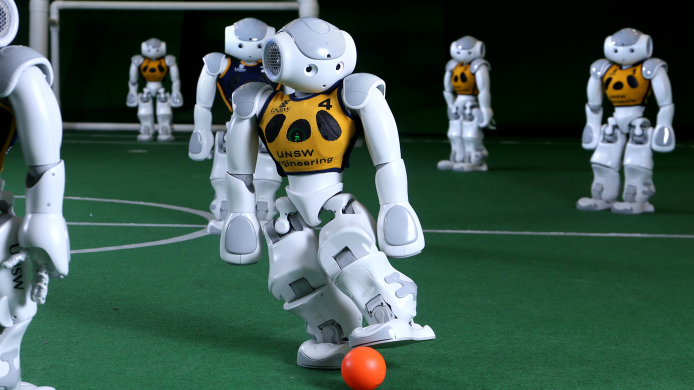
//> input picture Lab 3/Robocup.jpg, 1387 x 780 px (shown at 1/2 size)
$ ./Task5 Robocup.jpg   (built with g++ and OpenCV 4)
//> lines starting //> are read from the running program, lines starting //| are printed output that depends on the picture; after the words box and inside, x2 and y2 are one past the last pixel; in counts of white or black regions, pixels touching at a corner belong together
// #include <opencv2/highgui/highgui.hpp>
#include <opencv2/highgui.hpp>
#include <opencv2/imgproc.hpp> // For the cvtColor function
#include <iostream>

// Struct needed in the means_values function
struct means_values{
    int B;
    int G;
    int R;
};

// The signature is a std way according to OpenCv library
void MouseCallback_T(int event, int x, int y, int flags, void *userdata);

// NOTE that this function is implemented differently from the other tasks program
means_values mean_calc(cv::Mat *ptr_img, int x , int y); // The function entirely do the calculation of the mean in the neighborhood
// Note also this one is modified in order to manage the threshold on the different HSV channel
cv::Mat mask(cv::Mat *ptr, int B, int G, int R); // Treshold that set 0 or 255 to the input image
cv::Mat mask2(cv::Mat img, const cv::Mat &init_img); // Mask that set to the original value of the inp. img if 255 or (92, 37, 201) otherwise


int main(int argc, char **argv){

    cv::Mat img = cv::imread(argv[1]);
//> img is the input picture: 780 rows x 1387 cols, CV_8UC3; mean B, G, R 82.7, 92.1, 67.9

    //Task4-5 (since we are basically exapanding the previous one)
    cv::Mat hsv_img;
    cv::cvtColor(img, hsv_img, cv::COLOR_BGR2HSV);
//> hsv_img: 780 rows x 1387 cols, CV_8UC3; mean H, S, V 77.6, 131.2, 99.5

    cv::namedWindow("Segment T-shirt HSV");

    cv::namedWindow("Applying Threshold");
    cv::namedWindow("Applying Threshold 2");

    cv::setMouseCallback("Segment T-shirt HSV",MouseCallback_T, &hsv_img);

    cv::imshow("Segment T-shirt HSV", hsv_img);
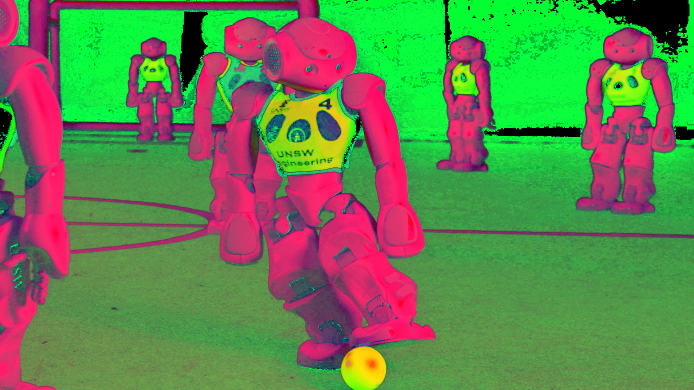
//> window 'Segment T-shirt HSV': 780 rows x 1387 cols, CV_8UC3 (shown at 1/2 size); mean B, G, R 77.6, 131.2, 99.5
    cv::waitKey(0);
//> the left mouse button is pressed and released at (693, 390)


    return 0;
}


void MouseCallback_T(int event, int x, int y, int flags, void *userdata){
    if(event == cv::EVENT_LBUTTONDOWN){

        cv::Mat *ptr_img = (cv::Mat *)(userdata); // could hind errors but is more coincice cast

        means_values means = mean_calc(ptr_img, x, y);
        std::cout << " Mean_B: " << means.B
                  << " Mean_G: " << means.G
                  << " Mean_R: " << means.R << "\n\n";

        cv::Mat t_img = mask(ptr_img,means.B, means.G, means.R);
        cv::imshow("Applying Threshold",t_img);

        cv::Mat t2_img =  mask2(t_img, *ptr_img);
        cv::Mat t2_img_rev;
        cv::cvtColor(t2_img, t2_img_rev, cv::COLOR_HSV2BGR);
        cv::imshow("Applying Threshold 2",t2_img_rev);

    }
}


// Mask function (Task 3)
cv::Mat mask(cv::Mat *ptr, int B, int G, int R){

    // Cration of an object that is the clone of the object pointed by the pointer
    cv::Mat m = ptr->clone();
    int T = 8;

    for (int i = 0; i < ptr->rows; i++){
        for (int j = 0; j < ptr->cols; j++){
            // | pixel(B\G\R) - mean (B\G\R) | <= T
            if (std::abs(m.at<cv::Vec3b>(i, j)[0] - B) <= T && std::abs(m.at<cv::Vec3b>(i, j)[1] - G) <= T*10
                && std::abs(m.at<cv::Vec3b>(i, j)[2] - R) <= T*15){
                // Set to white
                m.at<cv::Vec3b>(i, j)[0] = 255;
                m.at<cv::Vec3b>(i, j)[1] = 255;
                m.at<cv::Vec3b>(i, j)[2] = 255;
            }else{
                // Set to black
                m.at<cv::Vec3b>(i, j)[0] = 0;
                m.at<cv::Vec3b>(i, j)[1] = 0;
                m.at<cv::Vec3b>(i, j)[2] = 0;
            }
        }
    }
    return m;
}

// Mask2 (Task5)
cv::Mat mask2(cv::Mat img, const cv::Mat &init_img){
    // Here we don't need to clone nothing sice in the signature of the function we have already
    // done a copy of the image in which we have applied the first threshold

        for (int i = 0; i < img.rows; i++){
            for (int j = 0; j< img.cols; j++){
                // If the pixel image is white set this fixed value assigned as request from task5a (92,37,201)
                if(img.at<cv::Vec3b>(i,j)[0] == 255 && img.at<cv::Vec3b>(i,j)[1] == 255 && img.at<cv::Vec3b>(i,j)[2] == 255){

                    img.at<cv::Vec3b>(i,j)[0] = 92;
                    img.at<cv::Vec3b>(i,j)[1] = 37;
                    img.at<cv::Vec3b>(i,j)[2] = 201;
                }else{
                    img.at<cv::Vec3b>(i,j)[0] = init_img.at<cv::Vec3b>(i,j)[0];
                    img.at<cv::Vec3b>(i,j)[1] = init_img.at<cv::Vec3b>(i,j)[1];
                    img.at<cv::Vec3b>(i,j)[2] = init_img.at<cv::Vec3b>(i,j)[2];
                }
            }

        }
    return img;
}

// Mean calculator (Task 2)
means_values mean_calc(cv::Mat *ptr_img, int x , int y){
//> called with x = 693, y = 390

    // Memorizing the neighboorhood values
    std::vector<uchar> kernel_B, kernel_G, kernel_R;
    int off = 9 / 2;

    for (int i = y - off; i < y - off + 9; i++){ // For the Robocup.png we have 780 x 1387 (row x cols)
        for (int j = x - off; j < x - off + 9; j++){
            if ((i >= 0 && i <= ptr_img->rows - 1) && (j >= 0 && j <= ptr_img->cols - 1)){
                kernel_B.push_back((int)ptr_img->at<cv::Vec3b>(i, j)[0]);
                kernel_G.push_back((int)ptr_img->at<cv::Vec3b>(i, j)[1]);
                kernel_R.push_back((int)ptr_img->at<cv::Vec3b>(i, j)[2]);
            }
        }
    }

    // Computing the mean
    int sum_B = 0, sum_G = 0, sum_R = 0;

    for (int i = 0; i < kernel_B.size(); i++){
        sum_B += kernel_B[i];
        sum_G += kernel_G[i];
        sum_R += kernel_R[i];
    }
//> in MouseCallback_T, `cv::imshow("Applying Threshold",t_img);`:
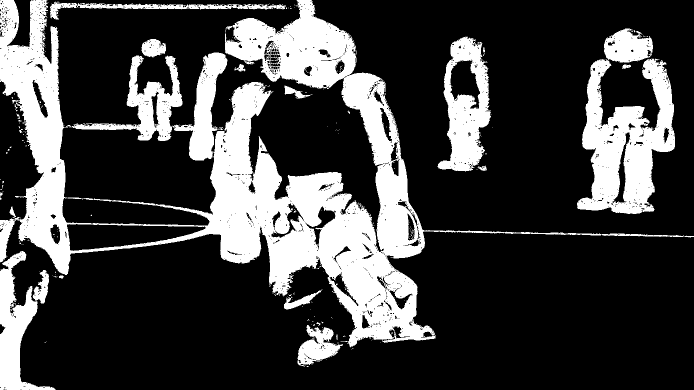
//> window 'Applying Threshold': 780 rows x 1387 cols, CV_8UC3 (shown at 1/2 size); 25.5% white; 291 white regions (262 under 20 px), largest, box (x1, y1, x2, y2) and area: (0, 0, 1387, 695) 178185, (1154, 117, 1350, 428) 32731, (143, 105, 455, 321) 19488
//> in MouseCallback_T, `cv::imshow("Applying Threshold 2",t2_img_rev);`:
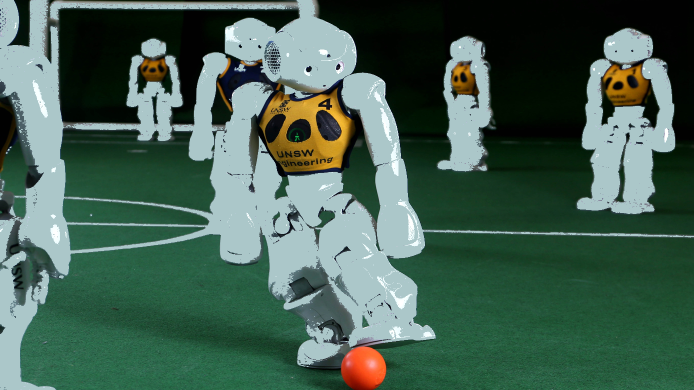
//> window 'Applying Threshold 2': 780 rows x 1387 cols, CV_8UC3 (shown at 1/2 size); mean B, G, R 83.3, 97.5, 69.5
    means_values means;
    means.B = sum_B / kernel_B.size();
    means.G = sum_G / kernel_G.size();
    means.R = sum_R / kernel_R.size();

    return means;
}
